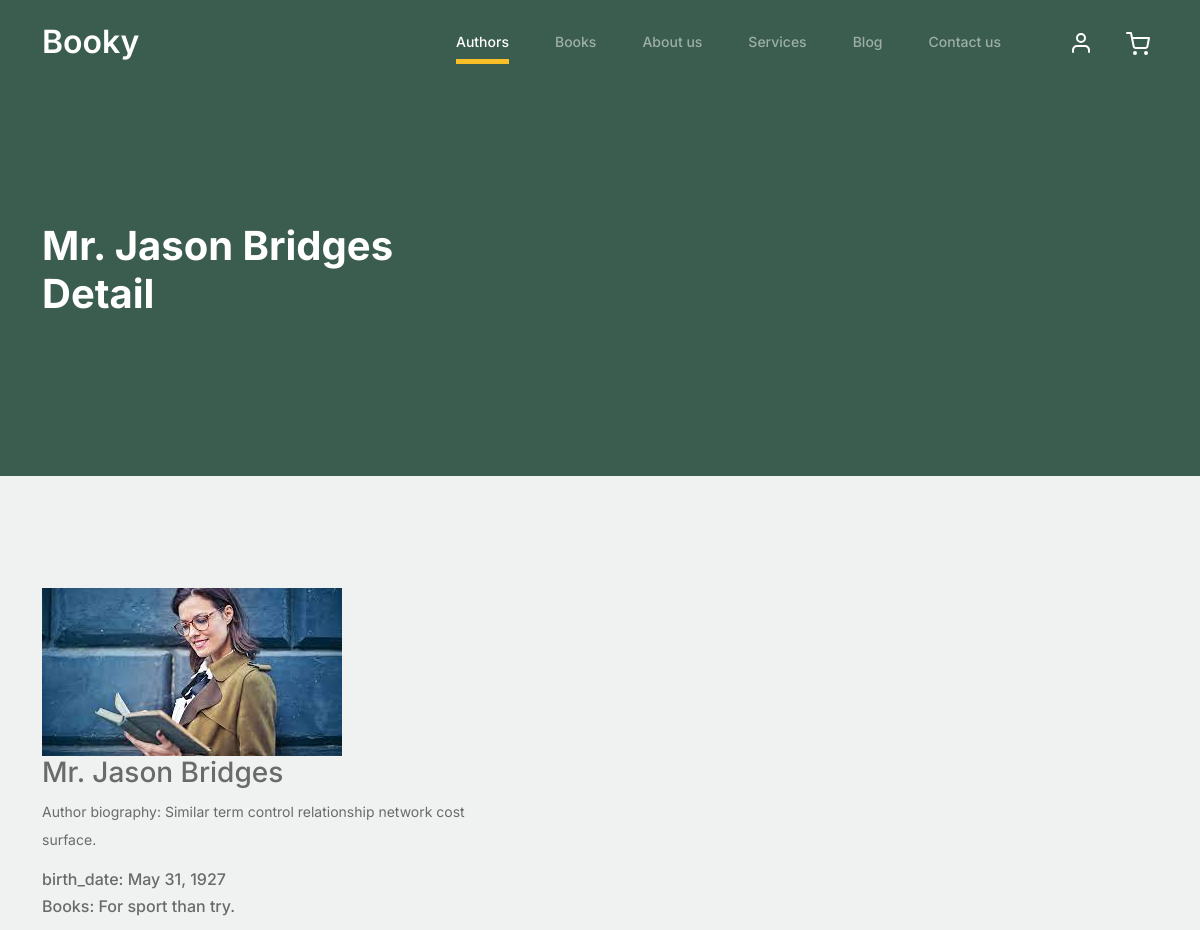
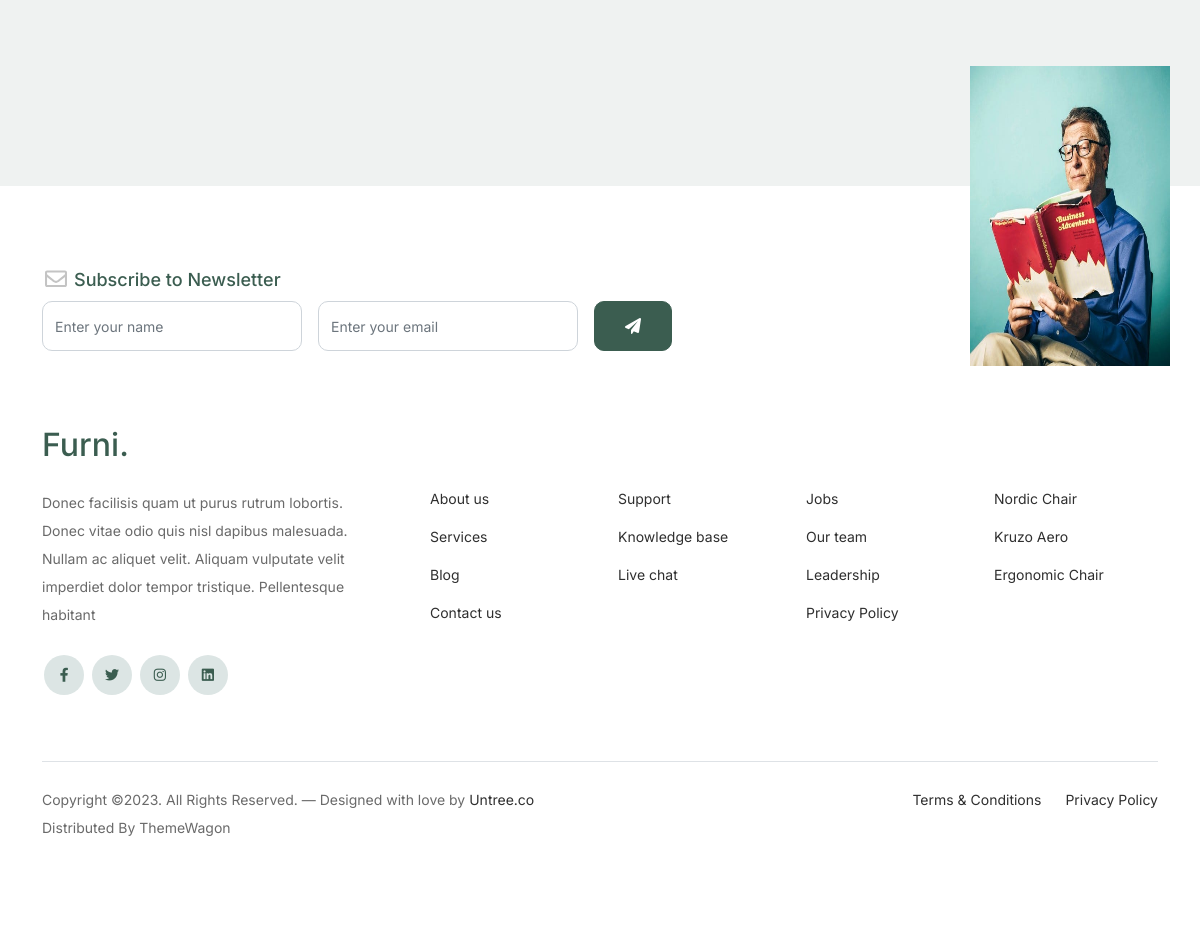
The page /authors/mr-jason-bridges on the database its author committed (2 pictures, top to bottom).
### library/models.py (models this page shows, shortened)
class Author(models.Model):
    name=models.CharField(max_length=50)
    birth_date=models.DateField()
    biography=models.TextField(max_length=1000)
    image = models.ImageField(upload_to='image', default='1.jpg')
    slug=models.SlugField(null=True,blank=True)
    books = models.ForeignKey('Book', on_delete=models.CASCADE, related_name='author_books')
    def __str__(self):
        return self.name

class Book(models.Model):
    title =models.CharField(max_length=100)
    author=models.ForeignKey('Author',on_delete=models.CASCADE,related_name='book_author')
    publication_date=models.DateTimeField(default=timezone.now)
    price=models.IntegerField(null=True,blank=True)
    logo=models.ImageField(upload_to='books')
    review = models.ForeignKey('Review', on_delete=models.CASCADE,related_name='book_review')
    slug=models.SlugField(null=True,blank=True)
    def __str__(self):
        return self.title

### library/views.py (the view)
# urls.py: path('<slug:slug>', author_detail),
def author_detail(request,slug):
    author=Author.objects.get(slug=slug)
    return render(request,'library/author_detail.html',{'author':author})

### library/templates/library/author_detail.html (shortened to what this page needs)
{% extends 'base.html' %}
{% block body %}
{% load static %}
<body>
    <nav class="custom-navbar navbar navbar navbar-expand-md navbar-dark bg-dark" arial-label="Furni navigation bar">
    </nav>
			<div class="hero">
				<div class="container">
					<div class="row justify-content-between">
						<div class="col-lg-5">
							<div class="intro-excerpt">
								<h1>{{author}} Detail</h1>
							</div>
						</div>
						<div class="col-lg-7">
						</div>
					</div>
				</div>
			</div>
    <div class="untree_co-section product-detail-section before-footer-section">
        <div class="container">
            <div class="row">
                <div class="col-12 col-md-5">
                    <div class="product-detail">
                        <a href="#"><img src="{{author.image.url}}" alt=""></a>
                        <h3 class="product-title">{{author.name}}</h3>
                        <p>Author biography: {{author.biography}}</p>
                        <h6 class="birth_date">birth_date: {{author.birth_date}}</h6>
                        <h6 class="athor:books">Books: {{author.books}}</h6>
                    </div>
                </div>
                    </div>
                </div>
            </div>
{% endblock body %}

### static/css/style.css (style rules this page uses)
body { overflow-x: hidden; position: relative; }
body { font-family: "Inter", sans-serif; font-weight: 400; line-height: 28px; color: #6a6a6a; font-size: 14px; background-color: #eff2f1; }
a { text-decoration: none; -webkit-transition: .3s all ease; -o-transition: .3s all ease; transition: .3s all ease; color: #2f2f2f; text-decoration: underline; }
.custom-navbar { background: #3b5d50 !important; padding-top: 20px; padding-bottom: 20px; }
.hero { background: #3b5d50; padding: calc(4rem - 30px) 0 0rem 0; }
@media (min-width: 768px) { .hero { padding: calc(4rem - 30px) 0 4rem 0; } }
@media (min-width: 992px) { .hero { padding: calc(8rem - 30px) 0 8rem 0; } }
.hero .intro-excerpt { position: relative; z-index: 4; }
@media (min-width: 992px) { .hero .intro-excerpt { max-width: 450px; } }
.hero h1 { font-weight: 700; color: #ffffff; margin-bottom: 30px; }
.before-footer-section { padding: 7rem 0 12rem 0 !important; }
.untree_co-section { padding: 7rem 0; }

### rows shown on the page
Author: name "Mr. Jason Bridges", image (picture), biography "Similar term control relationship network cost surface.", birth_date "May 31, 1927", books "For sport than try."
